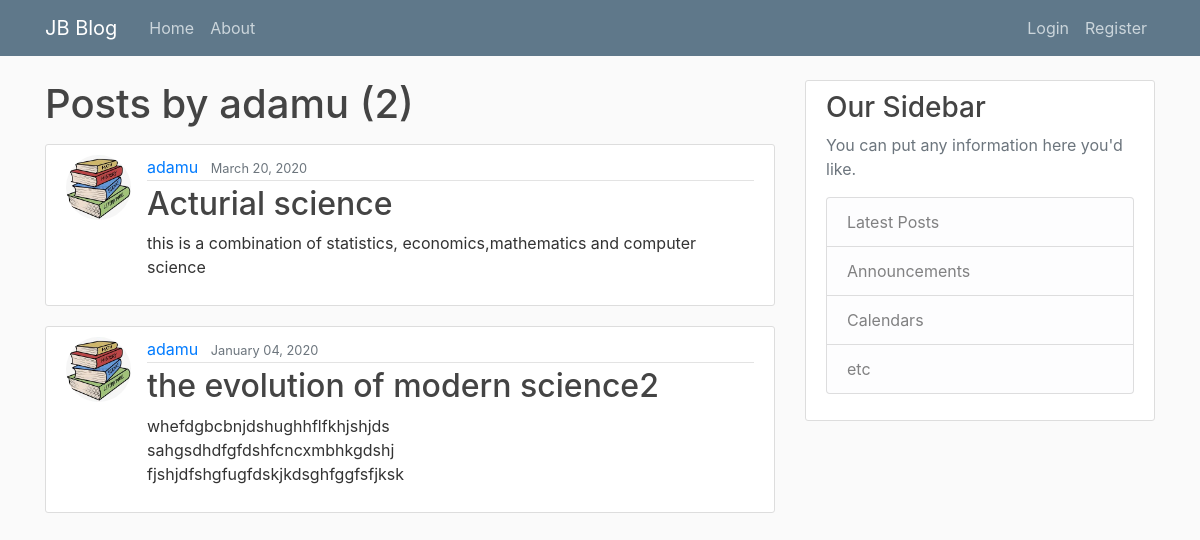
/user/adamu, run on the app's committed database.
### blog/models.py (models this page shows, shortened)
class Post(models.Model):
    title = models.CharField(max_length=100)
    content = models.TextField()
    date_posted = models.DateTimeField(default=timezone.now)
    author = models.ForeignKey(User, on_delete=models.CASCADE)

### Logusers/models.py (models this page shows, shortened)
class Profile(models.Model):
    user = models.OneToOneField(User, on_delete=models.CASCADE)
    image = models.ImageField(default='default.jpg', upload_to='profile_pics')

### blog/views.py (the view)
# urls.py: path('user/<str:username>', UserPostListView.as_view(), name='user-posts'),
class UserPostListView(ListView):
    model = Post
    template_name = 'blog/user_posts.html'  # <app>/<model>_<viewtype>.html
    context_object_name = 'posts'
    paginate_by = 5
    def get_queryset(self):
        user = get_object_or_404(User, username=self.kwargs.get('username'))
        return Post.objects.filter(author=user).order_by('-date_posted')

### blog/templates/blog/user_posts.html (shortened to what this page needs)
{% extends "blog/base.html" %}
{% block page_content %}
    <h1 class="mb-3">Posts by {{ view.kwargs.username }} ({{ page_obj.paginator.count }})</h1>
    {% for post in posts %}
        <article class="media content-section">
          <img class="rounded-circle article-img" src="{{ post.author.profile.image.url }}">
          <div class="media-body">
            <div class="article-metadata">
              <a class="mr-2" href="{% url 'user-posts' post.author.username %}">{{ post.author }}</a>
              <small class="text-muted">{{ post.date_posted|date:"F d, Y" }}</small>
            </div>
            <h2><a class="article-title" href="{% url 'post-detail' post.id %}">{{ post.title }}</a></h2>
            <p class="article-content">{{ post.content }}</p>
          </div>
        </article>
    {% endfor %}
{% endblock %}

### blog/static/blog/main.css (style rules this page uses)
body { background: #fafafa; color: #333333; margin-top: 5rem; }
h1, h2, h3, h4, h5, h6 { color: #444444; }
.content-section { background: #ffffff; padding: 10px 20px; border: 1px solid #dddddd; border-radius: 3px; margin-bottom: 20px; }
.article-title { color: #444444; }
.article-content { white-space: pre-line; }
.article-img { height: 65px; width: 65px; margin-right: 16px; }
.article-metadata { padding-bottom: 1px; margin-bottom: 4px; border-bottom: 1px solid #e3e3e3 }

### data on the page
Post: author.profile.image (picture), author "adamu", date_posted "March 20, 2020", title "Acturial science", content "this is a combination of statistics, economics,mathematics and computer science"
Post: author.profile.image (picture), author "adamu", date_posted "January 04, 2020", title "the evolution of modern science2", content "whefdgbcbnjdshughhflfkhjshjds sahgsdhdfgfdshfcncxmbhkgdshj fjshjdfshgfugfdskjkdsghfggfsfjksk"

### other printed values
{{ view.kwargs.username }} "adamu"
{{ page_obj.paginator.count }} "2"
